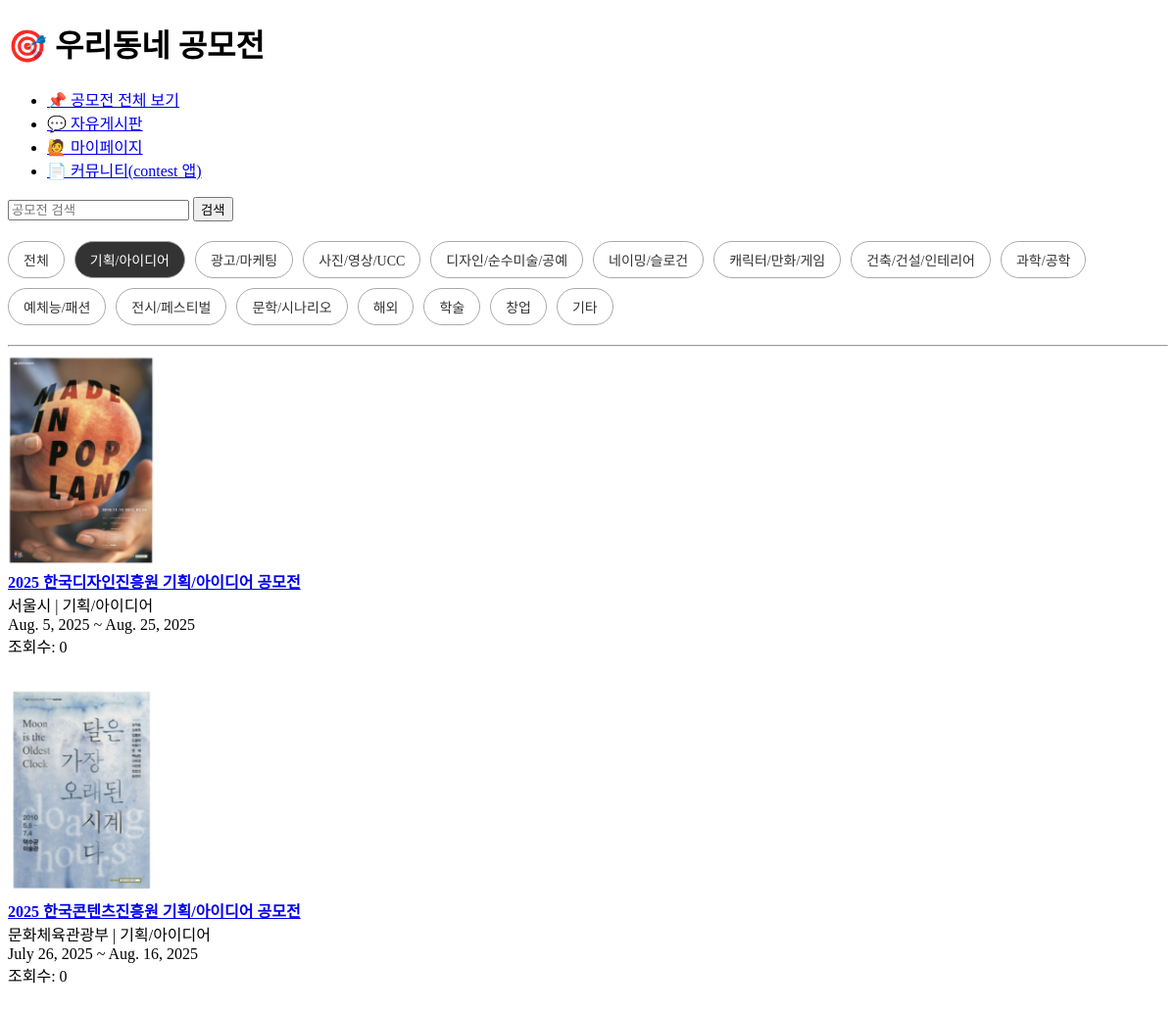
Before: /?category=기획/아이디어 with the older database file.
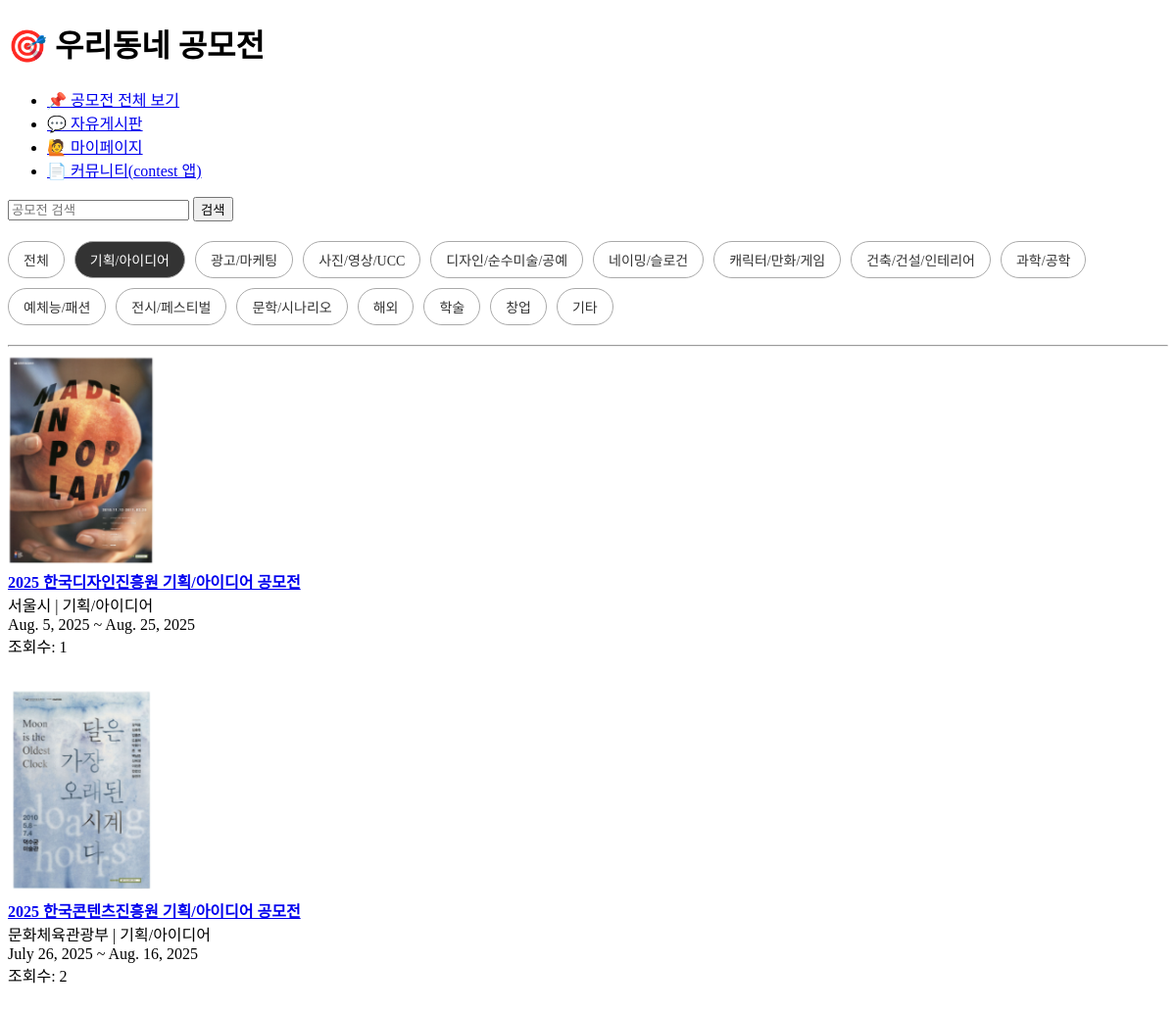
After: the same page with the newer database file.
### poster/models.py (models this page shows, shortened)
class Poster(models.Model):
    title = models.CharField(max_length=200)  # 공모전 제목
    d_day = models.CharField(max_length=50)   # 디데이 표시
    image = models.ImageField(upload_to='poster_images/')  # 포스터 이미지
    organization = models.CharField(max_length=100)  # 주최
    company_type = models.CharField(max_length=100)  # 기업형태
    target = models.CharField(max_length=100)        # 참여대상
    prize = models.CharField(max_length=100)         # 시상규모
    start_date = models.DateField()                  # 시작일
    end_date = models.DateField()                    # 마감일
    website = models.URLField()                      # 홈페이지 링크
    benefits = models.TextField()                    # 활동혜택
    category = models.CharField(max_length=100)      # 공모분야
    extra = models.TextField(blank=True, null=True)  # 추가혜택
    description = models.TextField()                 # 상세내용
    category_id = models.IntegerField(null=True, blank=True)  #카테고리 id
    created_at = models.DateTimeField(auto_now_add=True)  # 생성일시
    views = models.IntegerField(default=0)   #조회수 저장

### poster/views.py (the view)
# urls.py: 2. Add a URL to urlpatterns:  path('', views.home, name='home')
def home(request):
    query = request.GET.get('q', '')
    selected_category = request.GET.get('category', '')
    posters = Poster.objects.all()
    if query:
        posters = posters.filter(
            Q(title__icontains=query) |
            Q(organization__icontains=query) |
            Q(description__icontains=query)
        )
    if selected_category:
        posters = posters.filter(category=selected_category)
    categories = Poster.objects.values_list('category', flat=True).distinct()
    return render(request, 'home/main.html', {
        'posters': posters.order_by('-id'),
        'query': query,
        'selected_category': selected_category,
        'categories': categories
    })

### home/templates/home/main.html (shortened to what this page needs)
<!DOCTYPE html>
<html lang="ko">
<head>
</head>
<body>
  <h1>🎯 우리동네 공모전</h1>
  <ul>
    <li><a href="/poster/">📌 공모전 전체 보기</a></li>
    <li><a href="/freeboard/">💬 자유게시판</a></li>
    <li><a href="/mypage/">🙋 마이페이지</a></li>
    <li><a href="/contest/">📄 커뮤니티(contest 앱)</a></li>
  </ul>
  <form method="get">
    <input type="text" name="q" placeholder="공모전 검색" value="{{ query }}">
    <button type="submit">검색</button>
  </form>
  <div class="category-buttons">
    <a href="/" class="{% if not selected_category %}active{% endif %}">전체</a>
    {% for c in categories %}
      <a href="/?category={{ c }}" class="{% if selected_category == c %}active{% endif %}">{{ c }}</a>
    {% endfor %}
  </div>
  <hr>
  {% for p in posters %}
    <div style="margin-bottom:30px;">
      <a href="{% url 'poster:poster_detail' p.pk %}">
        {% if p.image %}
          <img src="{{ p.image.url }}" width="150"><br>
        {% endif %}
        <strong>{{ p.title }}</strong>
      </a><br>
      {{ p.organization }} | {{ p.category }}<br>
      {{ p.start_date }} ~ {{ p.end_date }}<br>
      조회수: {{ p.views }}
    </div>
  {% empty %}
    <p>공모전이 없습니다.</p>
  {% endfor %}
</body>
</html>

### home/templates/home/main.html (style rules this page uses)
.category-buttons { margin: 20px 0; display: flex; flex-wrap: wrap; gap: 10px; }
.category-buttons a { padding: 8px 15px; border: 1px solid #aaa; border-radius: 20px; text-decoration: none; color: #333; font-size: 14px; }
.category-buttons a.active { background: #333; color: white; font-size: bold; }

Changed rows visible on the page:
changed Poster "2025 한국디자인진흥원 기획/아이디어 공모전": views "0" → "1"
changed Poster "2025 한국콘텐츠진흥원 기획/아이디어 공모전": views "0" → "2"
